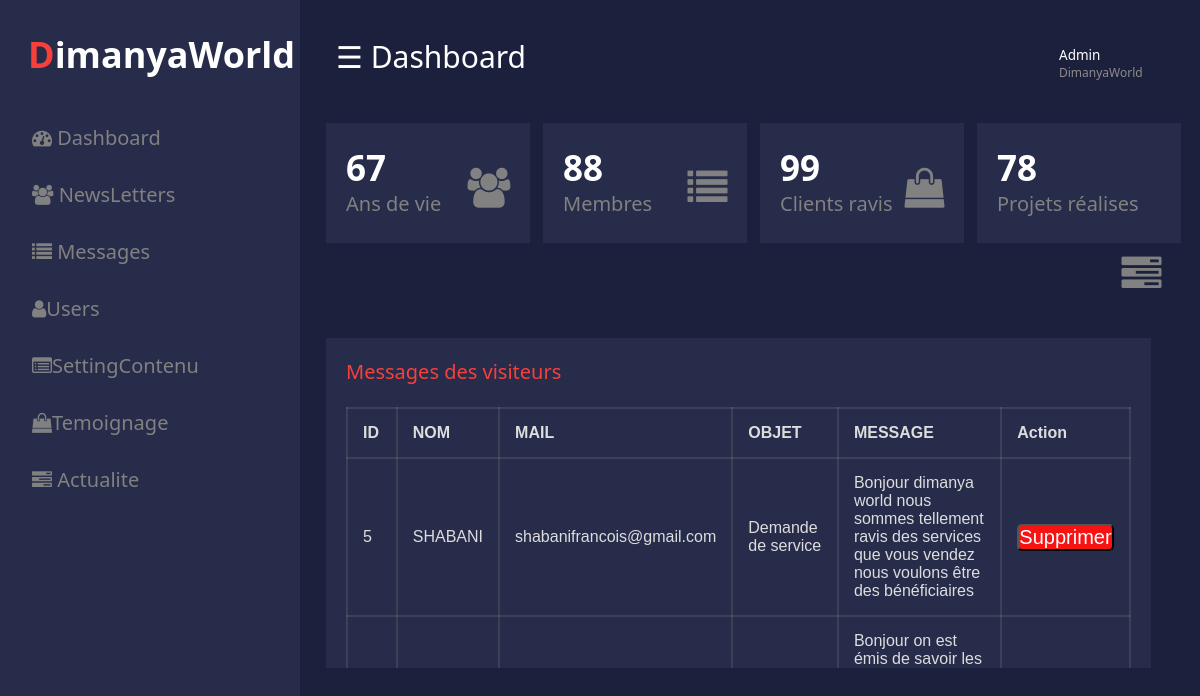
The page /New_folder/Messages.php on the database its author committed.
### tables this page shows
CREATE TABLE `messages` (
  `id` int(5) NOT NULL,
  `Nom` varchar(25) NOT NULL,
  `Email` varchar(50) NOT NULL,
  `Objet` text NOT NULL,
  `Message` text NOT NULL
);

### New_folder/Messages.php (the view, shortened to what this page needs)
<!Doctype HTML>
	<html>
	<head>
		<link rel="stylesheet" href="css/style.css" type="text/css"/>
		<link rel="stylesheet" href="https://cdnjs.cloudflare.com/ajax/libs/font-awesome/4.7.0/css/font-awesome.min.css">
	</head>
	<body>
		<div id="mySidenav" class="sidenav">
		<p class="logo"><span>D</span>imanyaWorld</p>
	  <a href="accueil.php" class="icon-a"><i class="fa fa-dashboard icons"></i>   Dashboard</a>
	  <a href="NewsLetters.php"class="icon-a"><i class="fa fa-users icons"></i> NewsLetters</a>
	  <a href="Messages.php"class="icon-a"><i class="fa fa-list icons"></i>  Messages</a>
	  <a href="user.php"class="icon-a"><i class="fa fa-user icons"></i>Users</a>
	  <a href="setting_site.php"class="icon-a"><i class="fa fa-list-alt icons"></i>SettingContenu</a>
	  <a href="temoignage.php"class="icon-a"><i class="fa fa-shopping-bag icons"></i>Temoignage</a>
	  <a href="Actualite.php"class="icon-a"><i class="fa fa-tasks icons"></i> Actualite</a>
	</div>
	<div id="main">
		<div class="head">
			<div class="col-div-6">
	<span style="font-size:30px;cursor:pointer; color: white;" class="nav"  >☰ Dashboard</span>
	</div>
		<div class="col-div-6">
		<div class="profile">
			<p>Admin<span>DimanyaWorld</span></p>
		</div>
	</div>
	</div>
		<br/>
		<div class="col-div-3">
			<div class="box">
				<p>67<br /><span>Ans de vie</span></p>
				<i class="fa fa-users box-icon"></i>
			</div>
		</div>
		<div class="col-div-3">
			<div class="box">
				<p>88<br /><span>Membres </span></p>
				<i class="fa fa-list box-icon"></i>
			</div>
		</div>
		<div class="col-div-3">
			<div class="box">
				<p>99<br /><span>Clients ravis</span></p>
				<i class="fa fa-shopping-bag box-icon"></i>
			</div>
		</div>
		<div class="col-div-3">
			<div class="box">
				<p>78<br /><span>Projets réalises</span></p>
				<i class="fa fa-tasks box-icon"></i>
			</div>
		</div>
		<br/><br/>
		<div class="col-div-8">
			<div class="box-8">
			<div class="content-box">
				<p>Messages des visiteurs</p>
				<br/>
				<table>
	  <tr>
	    <th>ID</th>
	    <th>NOM</th>
	    <th>MAIL</th>
	    <th>OBJET</th>
	    <th>MESSAGE</th>
	    <th>Action</th>
	  </tr>
	  <?php
    include_once"connexion.php";
    $req = mysqli_query($Con, " SELECT * FROM  messages ");
    if(mysqli_num_rows($req)==0){
    echo"il y' a pas encore des messages  ajouteés";
    } else{
       while ($rows=mysqli_fetch_assoc($req)) {
        ?>
        <tr>
            <td><?=$rows["id"]?></td>
            <td><?=$rows["Nom"]?></td>
            <td><?=$rows["Email"]?></td>
            <td><?=$rows["Objet"]?></td>
            <td><?=$rows["Message"]?></td>
            <td><a href="SupprimerM.php? ID=<?=$rows["id"]?>"><button type="submit" name="Send" class="boutons">Supprimer</button></a></td>
        </tr>
        <?php
       }
    }
    ?>
	</table>
			</div>
		</div>
		</div>
	</body>
	</html>

### New_folder/css/style.css (style rules this page uses)
* { margin: 0; padding: 0; }
body { margin: 0px; padding: 0px; background-color: #1b203d; overflow: hidden; font-family: system-ui; }
.logo { margin: 0px; margin-left: 28px; font-weight: bold; color: white; margin-bottom: 30px; }
.logo span { color: #f7403b; }
.sidenav { height: 100%; width: 300px; position: fixed; z-index: 1; top: 0; left: 0; background-color: #272c4a; overflow: hidden; transition: 0.5s; padding-top: 30px; }
.sidenav a { padding: 15px 8px 15px 32px; text-decoration: none; font-size: 20px; color: #818181; display: block; transition: 0.3s; }
.sidenav { position: absolute; top: 0; right: 25px; font-size: 36px; }
#main { transition: margin-left 0.5s; padding: 16px; margin-left: 300px; }
.head { padding: 20px; }
.col-div-6 { width: 50%; float: left; }
.profile { display: inline-block; float: right; width: 160px; }
.profile p { color: white; font-weight: 500; margin-left: 55px; margin-top: 10px; font-size: 13.5px; }
.profile p span { font-weight: 400; font-size: 12px; display: block; color: #8e8b8b; }
.col-div-3 { width: 25%; float: left; }
.box { width: 85%; height: 100px; background-color: #272c4a; margin-left: 10px; padding: 10px; }
.box p { font-size: 35px; color: white; font-weight: bold; line-height: 30px; padding-left: 10px; margin-top: 20px; display: inline-block; }
.box p span { font-size: 20px; font-weight: 400; color: #818181; }
.box-icon { font-size: 40px !important; float: right; margin-top: 35px !important; color: #818181; padding-right: 10px; }
.col-div-8 { width: 100%; float: left; }
.content-box { padding: 20px; overflow: auto; }
.content-box p { margin: 0px; font-size: 20px; color: #f7403b; }
.box-8, .box-4 { width: 95%; background-color: #272c4a; height: 330px; overflow-y: auto; }
.box-8 { margin-left: 10px; }
table { font-family: arial, sans-serif; border-collapse: collapse; width: 100%; }
td, th { text-align: left; padding: 15px; color: #ddd; border: 2px solid #81818140; border-bottom: 2px solid #81818140; }
label, a, input { color: white; }
.boutons { background-color: rgb(247, 19, 19); font-size: 20px; color: white; box-shadow: 10px black; border-radius: 5px 5px 5px 5px; }

### rows shown on the page
messages: id "5", Nom "SHABANI", Email "shabanifrancois@gmail.com", Objet "Demande de service", Message "Bonjour dimanya world nous sommes tellement ravis des services que vous vendez nous voulons être des bénéficiaires"
messages: Message "Bonjour on est émis de savoir les…"
